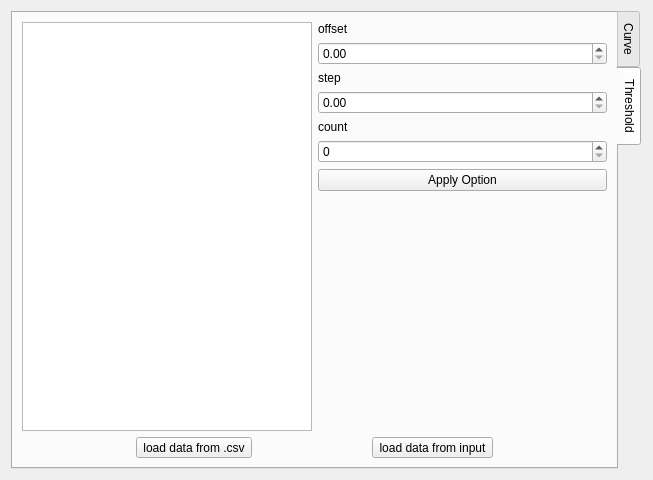
<?xml version="1.0" encoding="UTF-8"?>
<ui version="4.0">
 <class>ShowCorrectionCurve</class>
 <widget class="QWidget" name="ShowCorrectionCurve">
  <property name="geometry">
   <rect>
    <x>0</x>
    <y>0</y>
    <width>653</width>
    <height>480</height>
   </rect>
  </property>
  <property name="windowTitle">
   <string>ShowCorrectionCurve</string>
  </property>
  <layout class="QGridLayout" name="gridLayout">
   <item row="0" column="0">
    <widget class="QTabWidget" name="tabWidget">
     <property name="tabPosition">
      <enum>QTabWidget::TabPosition::East</enum>
     </property>
     <property name="tabShape">
      <enum>QTabWidget::TabShape::Rounded</enum>
     </property>
     <property name="currentIndex">
      <number>1</number>
     </property>
     <property name="elideMode">
      <enum>Qt::TextElideMode::ElideLeft</enum>
     </property>
     <property name="tabBarAutoHide">
      <bool>true</bool>
     </property>
     <widget class="QWidget" name="tabCurve">
      <attribute name="title">
       <string>Curve</string>
      </attribute>
      <layout class="QGridLayout" name="gridLayout_2">
       <item row="2" column="0">
        <widget class="QStackedWidget" name="stackedWidget"/>
       </item>
       <item row="0" column="0">
        <widget class="QLabel" name="labelTemperature">
         <property name="text">
          <string>Temperature</string>
         </property>
        </widget>
       </item>
       <item row="1" column="0">
        <layout class="QHBoxLayout" name="hLayCurveOptions">
         <item>
          <spacer name="horizontalSpacer">
           <property name="orientation">
            <enum>Qt::Orientation::Horizontal</enum>
           </property>
           <property name="sizeHint" stdset="0">
            <size>
             <width>40</width>
             <height>20</height>
            </size>
           </property>
          </spacer>
         </item>
         <item>
          <layout class="QVBoxLayout" name="verticalLayout_2">
           <item>
            <widget class="QToolButton" name="tBtnRangeY">
             <property name="sizePolicy">
              <sizepolicy hsizetype="Preferred" vsizetype="Fixed">
               <horstretch>0</horstretch>
               <verstretch>0</verstretch>
              </sizepolicy>
             </property>
             <property name="text">
              <string>y axis</string>
             </property>
            </widget>
           </item>
           <item>
            <layout class="QHBoxLayout" name="horizontalLayout_2">
             <item>
              <widget class="QSpinBox" name="spinBoxStartY">
               <property name="maximum">
                <number>999999</number>
               </property>
              </widget>
             </item>
             <item>
              <widget class="QLabel" name="label">
               <property name="text">
                <string>-</string>
               </property>
               <property name="alignment">
                <set>Qt::AlignmentFlag::AlignCenter</set>
               </property>
              </widget>
             </item>
             <item>
              <widget class="QSpinBox" name="spinBoxEndY">
               <property name="maximum">
                <number>999999</number>
               </property>
              </widget>
             </item>
            </layout>
           </item>
          </layout>
         </item>
        </layout>
       </item>
       <item row="3" column="0">
        <layout class="QHBoxLayout" name="horizontalLayout">
         <item>
          <widget class="QToolButton" name="tBtnPrev">
           <property name="text">
            <string>prev</string>
           </property>
          </widget>
         </item>
         <item>
          <widget class="QLabel" name="labelPage">
           <property name="sizePolicy">
            <sizepolicy hsizetype="Fixed" vsizetype="Preferred">
             <horstretch>0</horstretch>
             <verstretch>0</verstretch>
            </sizepolicy>
           </property>
           <property name="text">
            <string>page</string>
           </property>
           <property name="alignment">
            <set>Qt::AlignmentFlag::AlignCenter</set>
           </property>
          </widget>
         </item>
         <item>
          <widget class="QToolButton" name="tBtnNext">
           <property name="text">
            <string>next</string>
           </property>
          </widget>
         </item>
        </layout>
       </item>
       <item row="4" column="0">
        <layout class="QHBoxLayout" name="horizontalLayout_3">
         <item>
          <widget class="QToolButton" name="tBtnClear">
           <property name="text">
            <string>clear</string>
           </property>
          </widget>
         </item>
         <item>
          <widget class="QToolButton" name="tBtnExportCurve">
           <property name="text">
            <string>export curve</string>
           </property>
          </widget>
         </item>
         <item>
          <widget class="QToolButton" name="tBtnExportRaw">
           <property name="text">
            <string>export  raw</string>
           </property>
          </widget>
         </item>
        </layout>
       </item>
      </layout>
     </widget>
     <widget class="QWidget" name="tabThreshold">
      <attribute name="title">
       <string>Threshold</string>
      </attribute>
      <layout class="QGridLayout" name="gridLayout_3" rowstretch="0,0" columnstretch="1,1">
       <item row="0" column="0">
        <widget class="QTableView" name="tableView"/>
       </item>
       <item row="0" column="1">
        <layout class="QVBoxLayout" name="verticalLayout">
         <item>
          <widget class="QLabel" name="labelOffset">
           <property name="text">
            <string>offset</string>
           </property>
          </widget>
         </item>
         <item>
          <widget class="QDoubleSpinBox" name="doubleSpinBoxOffset">
           <property name="maximum">
            <double>9999.989999999999782</double>
           </property>
          </widget>
         </item>
         <item>
          <widget class="QLabel" name="labelStep">
           <property name="text">
            <string>step</string>
           </property>
          </widget>
         </item>
         <item>
          <widget class="QDoubleSpinBox" name="doubleSpinBoxStep"/>
         </item>
         <item>
          <widget class="QLabel" name="labelCount">
           <property name="text">
            <string>count</string>
           </property>
          </widget>
         </item>
         <item>
          <widget class="QSpinBox" name="spinBoxCount">
           <property name="maximum">
            <number>9999</number>
           </property>
          </widget>
         </item>
         <item>
          <widget class="QPushButton" name="btnApplyOption">
           <property name="text">
            <string>Apply Option</string>
           </property>
          </widget>
         </item>
         <item>
          <spacer name="verticalSpacer">
           <property name="orientation">
            <enum>Qt::Orientation::Vertical</enum>
           </property>
           <property name="sizeHint" stdset="0">
            <size>
             <width>20</width>
             <height>40</height>
            </size>
           </property>
          </spacer>
         </item>
        </layout>
       </item>
       <item row="1" column="0" colspan="2">
        <layout class="QHBoxLayout" name="hLayTools">
         <item>
          <widget class="QToolButton" name="tBtnLoadDataFromCSV">
           <property name="text">
            <string>load data from .csv</string>
           </property>
          </widget>
         </item>
         <item>
          <widget class="QToolButton" name="tBtnLoadDataFromInput">
           <property name="text">
            <string>load data from input</string>
           </property>
          </widget>
         </item>
        </layout>
       </item>
      </layout>
     </widget>
    </widget>
   </item>
  </layout>
 </widget>
 <resources/>
 <connections/>
</ui>
